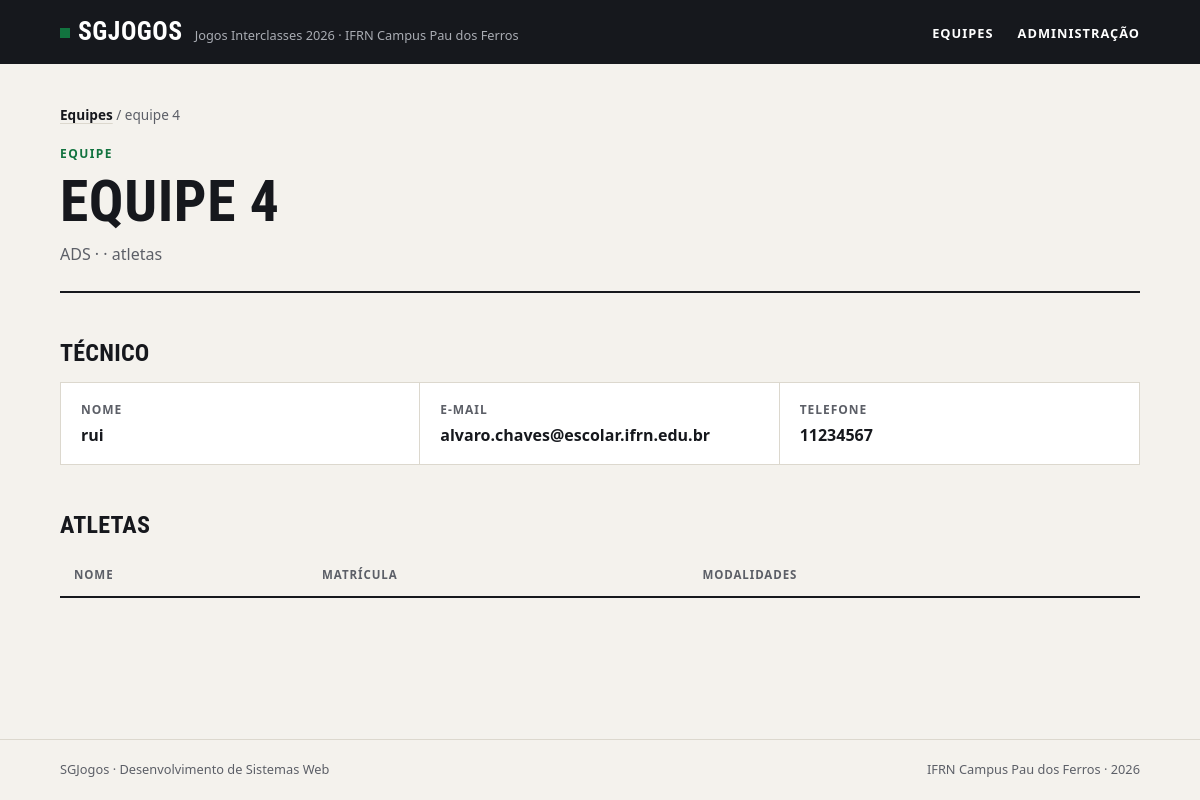
The page /equipes/4/ on the database its author committed.
### jogos/models.py (models this page shows, shortened)
class Equipe(models.Model):
    nome = models.CharField(max_length=100,unique=True)
    curso = models.CharField(max_length=50)
    cor = models.CharField(max_length=50)
    criada_em = models.DateTimeField(auto_now_add=True)
    tecnico = models.OneToOneField("Tecnico",on_delete=models.CASCADE,related_name="tecnicos")
    class Meta:
        verbose_name = 'Equipe'
        verbose_name_plural = 'Equipes'
        ordering = ["nome"]

class Tecnico(models.Model):
    nome = models.CharField(max_length=100)
    email = models.EmailField()
    telefone = models.CharField(max_length=100)
    class Meta:
        verbose_name = 'Tecnico'
        verbose_name_plural = 'Tecnicos'

### jogos/views.py (the view)
# urls.py: path('equipes/<int:id>/',equipe,name='equipe'),
def equipe(request, id):
    equipe = Equipe.objects.get(id=id)
    return render(request, 'equipe.html', {'equipe': equipe})

### jogos/templates/equipe.html (shortened to what this page needs)
{% load static %}
<!DOCTYPE html>
<html lang="pt-br">
<head>
    <link rel="stylesheet" href="{% static 'css/style.css' %}">
</head>
<body>
    <header class="cabecalho">
        <div class="conteudo">
            <a class="marca" href="index.html">
                <strong>SGJogos</strong>
                <span>Jogos Interclasses 2026 · IFRN Campus Pau dos Ferros</span>
            </a>
            <nav class="menu">
                <ul>
                    <li><a href="index.html">Equipes</a></li>
                    <li><a href="#">Administração</a></li>
                </ul>
            </nav>
        </div>
    </header>
    <main class="conteudo">
        <nav class="trilha"><a href="index.html">Equipes</a> / {{ equipe.nome }}</nav>
        <header class="topo">
            <span class="sobretitulo">Equipe</span>
            <h1>{{ equipe.nome }}</h1>
            <p class="descricao">{{ equipe.curso }} · {{ equipe.ano }} · {{ equipe.atletas.count }} atletas</p>
        </header>
        <h2>Técnico</h2>
        <dl class="numeros ficha">
            <div>
                <dt>Nome</dt>
                <dd>{{ equipe.tecnico.nome }}</dd>
            </div>
            <div>
                <dt>E-mail</dt>
                <dd>{{ equipe.tecnico.email }}</dd>
            </div>
            <div>
                <dt>Telefone</dt>
                <dd>{{ equipe.tecnico.telefone }}</dd>
            </div>
        </dl>
        <h2>Atletas</h2>
        <div class="tabela">
            <table>
                <thead>
                    <tr>
                        <th>Nome</th>
                        <th>Matrícula</th>
                        <th>Modalidades</th>
                    </tr>
                </thead>
            </table>
        </div>
    </main>
    <footer class="rodape">
        <div class="conteudo">
            <p>SGJogos · Desenvolvimento de Sistemas Web</p>
            <p>IFRN Campus Pau dos Ferros · 2026</p>
        </div>
    </footer>
</body>
</html>

### jogos/static/css/style.css (style rules this page uses)
:root { --papel: #f4f2ed; --branco: #ffffff; --tinta: #16181d; --tinta-suave: #5c5f67; --linha: #dcd8ce; --verde: #12733f; --verde-claro: #e2efe6; --fonte-texto: system-ui, -apple-system, "Segoe UI", Roboto, Ubuntu, "Helvetica Neue", Arial, sans-serif; --fonte-titulo: "Bahnschrift SemiCondensed", "Bahnschrift", "Avenir Next Condensed", "Roboto Condensed", "Ubuntu Condensed", "Arial Narrow", var(--fonte-texto); }
*, *::before, *::after { box-sizing: border-box; }
* { margin: 0; padding: 0; }
body { min-height: 100vh; display: flex; flex-direction: column; background: var(--papel); color: var(--tinta); font-family: var(--fonte-texto); font-size: 1rem; line-height: 1.55; -webkit-font-smoothing: antialiased; }
a { color: inherit; }
ul { list-style: none; }
h1, h2, h3 { font-family: var(--fonte-titulo); font-stretch: condensed; font-weight: 700; line-height: 1.05; text-transform: uppercase; letter-spacing: 0.01em; }
.conteudo { width: 100%; max-width: 1120px; margin: 0 auto; padding: 0 20px; }
.cabecalho { background: var(--tinta); color: var(--branco); }
.cabecalho .conteudo { display: flex; align-items: center; justify-content: space-between; gap: 16px; min-height: 64px; }
.marca { display: flex; align-items: baseline; gap: 12px; text-decoration: none; }
.marca strong { font-family: var(--fonte-titulo); font-stretch: condensed; font-size: 1.6rem; letter-spacing: 0.02em; text-transform: uppercase; }
.marca strong::before { content: ""; display: inline-block; width: 10px; height: 10px; margin-right: 8px; background: var(--verde); transform: translateY(-2px); }
.marca span { color: #a9acb3; font-size: 0.8rem; }
.menu ul { display: flex; gap: 24px; }
.menu a { font-size: 0.8rem; font-weight: 600; letter-spacing: 0.08em; text-transform: uppercase; text-decoration: none; padding: 6px 0; border-bottom: 2px solid transparent; }
main.conteudo { flex: 1; padding-top: 40px; padding-bottom: 64px; }
.topo { padding-bottom: 24px; margin-bottom: 32px; border-bottom: 2px solid var(--tinta); }
.sobretitulo { display: block; margin-bottom: 8px; color: var(--verde); font-size: 0.75rem; font-weight: 700; letter-spacing: 0.12em; text-transform: uppercase; }
h1 { font-size: clamp(2.2rem, 6vw, 3.6rem); }
.descricao { max-width: 60ch; margin-top: 10px; color: var(--tinta-suave); }
h2 { margin: 48px 0 16px; font-size: 1.5rem; }
.trilha { margin-bottom: 20px; color: var(--tinta-suave); font-size: 0.85rem; }
.trilha a { color: var(--tinta); font-weight: 600; text-decoration-color: var(--linha); text-underline-offset: 3px; }
.numeros { display: grid; grid-template-columns: repeat(auto-fit, minmax(180px, 1fr)); border: 1px solid var(--linha); background: var(--branco); }
.numeros div { padding: 18px 20px; border-right: 1px solid var(--linha); }
.numeros div:last-child { border-right: none; }
.numeros dt { color: var(--tinta-suave); font-size: 0.75rem; font-weight: 700; letter-spacing: 0.08em; text-transform: uppercase; }
.numeros dd { margin-top: 4px; font-family: var(--fonte-titulo); font-stretch: condensed; font-size: 1.6rem; font-weight: 700; line-height: 1.15; font-variant-numeric: tabular-nums; overflow-wrap: anywhere; }
.tabela { overflow-x: auto; }
table { width: 100%; border-collapse: collapse; background: var(--branco); font-size: 0.95rem; font-variant-numeric: tabular-nums; }
th, td { padding: 12px 14px; border-bottom: 1px solid var(--linha); text-align: left; vertical-align: top; }
th { border-bottom: 2px solid var(--tinta); background: var(--papel); color: var(--tinta-suave); font-size: 0.72rem; font-weight: 700; letter-spacing: 0.08em; text-transform: uppercase; }
.rodape { border-top: 1px solid var(--linha); color: var(--tinta-suave); font-size: 0.8rem; }
.rodape .conteudo { display: flex; flex-wrap: wrap; justify-content: space-between; gap: 8px; padding-top: 20px; padding-bottom: 20px; }
.numeros.ficha dd { font-family: var(--fonte-texto); font-stretch: normal; font-size: 1rem; font-weight: 600; line-height: 1.4; }

### rows shown on the page
Equipe: nome "equipe 4", nome "EQUIPE 4", curso "ADS", tecnico.nome "rui", tecnico.email "alvaro.chaves@escolar.ifrn.edu.br", tecnico.telefone "11234567"
